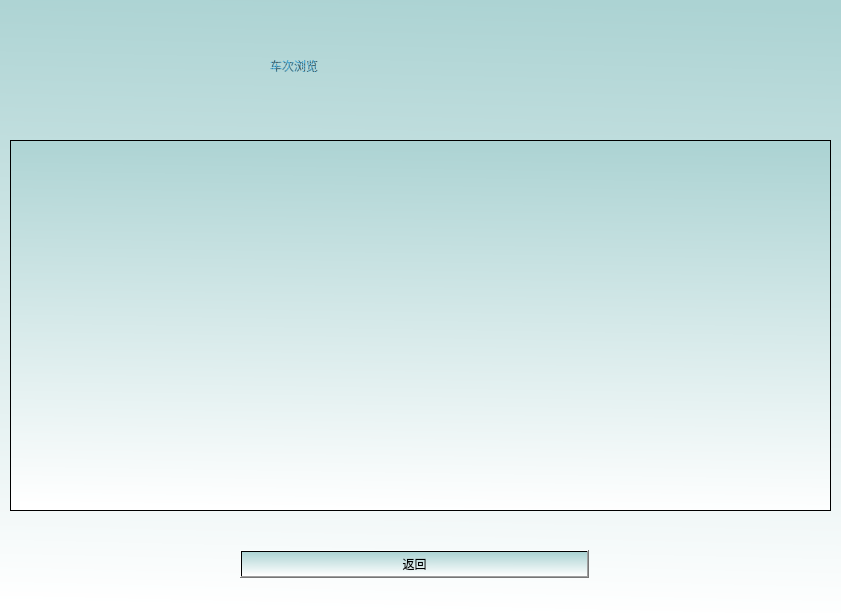
<?xml version="1.0" encoding="UTF-8"?>
<ui version="4.0">
 <class>trprintClass</class>
 <widget class="QDialog" name="trprintClass">
  <property name="geometry">
   <rect>
    <x>0</x>
    <y>0</y>
    <width>841</width>
    <height>613</height>
   </rect>
  </property>
  <property name="windowTitle">
   <string>Dialog</string>
  </property>
  <property name="styleSheet">
   <string notr="true">background-color: qlineargradient(spread:pad, x1:0.532, y1:0, x2:0.497199, y2:1, stop:0 rgba(172, 211, 211, 255), stop:1 rgba(255, 255, 255, 255));</string>
  </property>
  <widget class="QLabel" name="label">
   <property name="geometry">
    <rect>
     <x>270</x>
     <y>20</y>
     <width>351</width>
     <height>91</height>
    </rect>
   </property>
   <property name="styleSheet">
    <string notr="true">font: 50pt &quot;华文隶书&quot;;
color: qradialgradient(spread:repeat, cx:0.5, cy:0.5, radius:0.077, fx:0.5, fy:0.5, stop:0 rgba(0, 169, 255, 147), stop:0.497326 rgba(0, 0, 0, 147), stop:1 rgba(0, 169, 255, 147));
background-color: none;</string>
   </property>
   <property name="text">
    <string>车次浏览</string>
   </property>
  </widget>
  <widget class="QPushButton" name="cancelButton">
   <property name="geometry">
    <rect>
     <x>240</x>
     <y>550</y>
     <width>349</width>
     <height>28</height>
    </rect>
   </property>
   <property name="text">
    <string>返回</string>
   </property>
  </widget>
  <widget class="QTableWidget" name="table1">
   <property name="geometry">
    <rect>
     <x>10</x>
     <y>140</y>
     <width>821</width>
     <height>371</height>
    </rect>
   </property>
  </widget>
 </widget>
 <resources/>
 <connections>
  <connection>
   <sender>cancelButton</sender>
   <signal>clicked()</signal>
   <receiver>trprintClass</receiver>
   <slot>reject()</slot>
   <hints>
    <hint type="sourcelabel">
     <x>414</x>
     <y>563</y>
    </hint>
    <hint type="destinationlabel">
     <x>420</x>
     <y>306</y>
    </hint>
   </hints>
  </connection>
 </connections>
</ui>
